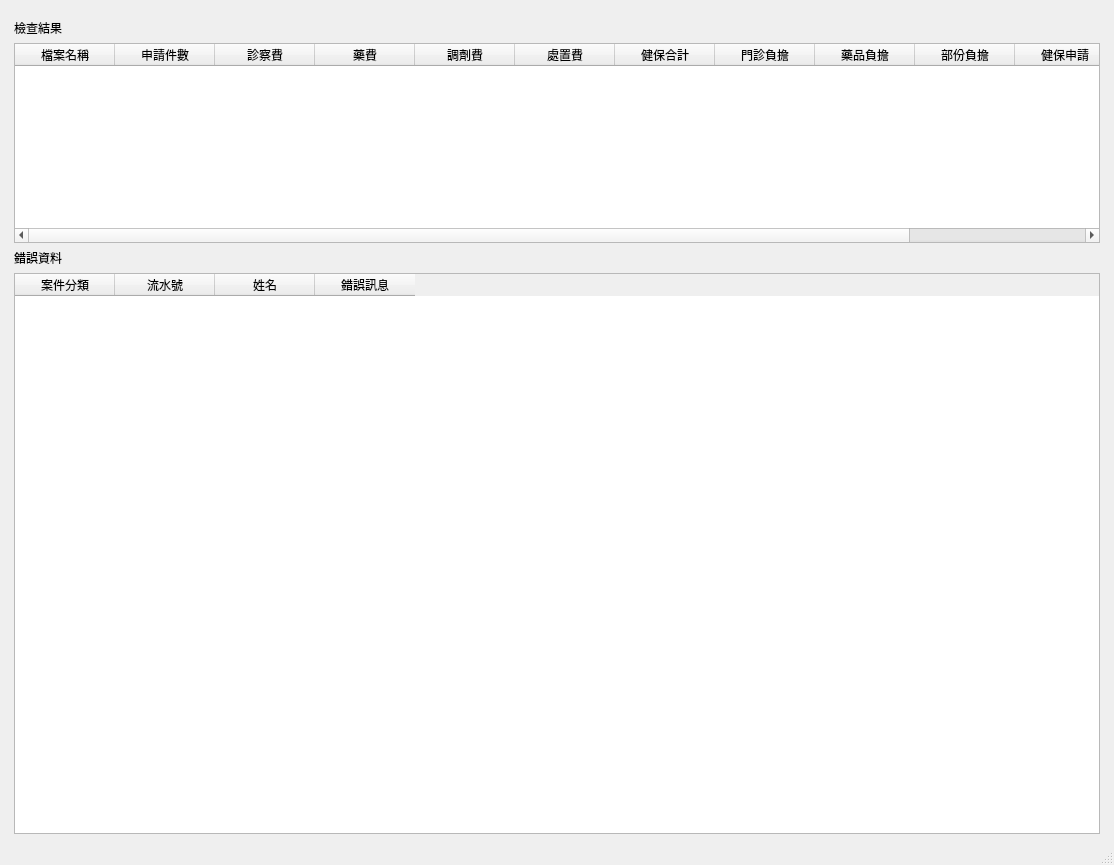
<?xml version="1.0" encoding="UTF-8"?>
<ui version="4.0">
 <class>WindowInsCheckApplyFee</class>
 <widget class="QMainWindow" name="WindowInsCheckApplyFee">
  <property name="geometry">
   <rect>
    <x>0</x>
    <y>0</y>
    <width>1114</width>
    <height>865</height>
   </rect>
  </property>
  <property name="windowTitle">
   <string>醫療費用申報總表</string>
  </property>
  <widget class="QWidget" name="centralwidget">
   <layout class="QHBoxLayout" name="horizontalLayout">
    <item>
     <layout class="QVBoxLayout" name="verticalLayout">
      <property name="leftMargin">
       <number>5</number>
      </property>
      <property name="topMargin">
       <number>10</number>
      </property>
      <property name="rightMargin">
       <number>5</number>
      </property>
      <item>
       <widget class="QLabel" name="label">
        <property name="text">
         <string>檢查結果</string>
        </property>
       </widget>
      </item>
      <item>
       <widget class="QTableWidget" name="tableWidget_xml">
        <property name="maximumSize">
         <size>
          <width>16777215</width>
          <height>200</height>
         </size>
        </property>
        <column>
         <property name="text">
          <string>檔案名稱</string>
         </property>
        </column>
        <column>
         <property name="text">
          <string>申請件數</string>
         </property>
        </column>
        <column>
         <property name="text">
          <string>診察費</string>
         </property>
        </column>
        <column>
         <property name="text">
          <string>藥費</string>
         </property>
        </column>
        <column>
         <property name="text">
          <string>調劑費</string>
         </property>
        </column>
        <column>
         <property name="text">
          <string>處置費</string>
         </property>
        </column>
        <column>
         <property name="text">
          <string>健保合計</string>
         </property>
        </column>
        <column>
         <property name="text">
          <string>門診負擔</string>
         </property>
        </column>
        <column>
         <property name="text">
          <string>藥品負擔</string>
         </property>
        </column>
        <column>
         <property name="text">
          <string>部份負擔</string>
         </property>
        </column>
        <column>
         <property name="text">
          <string>健保申請</string>
         </property>
        </column>
        <column>
         <property name="text">
          <string>代辦費</string>
         </property>
        </column>
       </widget>
      </item>
      <item>
       <widget class="QLabel" name="label_2">
        <property name="text">
         <string>錯誤資料</string>
        </property>
       </widget>
      </item>
      <item>
       <widget class="QTableWidget" name="tableWidget_error_message">
        <property name="editTriggers">
         <set>QAbstractItemView::NoEditTriggers</set>
        </property>
        <property name="alternatingRowColors">
         <bool>true</bool>
        </property>
        <property name="selectionMode">
         <enum>QAbstractItemView::SingleSelection</enum>
        </property>
        <property name="selectionBehavior">
         <enum>QAbstractItemView::SelectRows</enum>
        </property>
        <column>
         <property name="text">
          <string>案件分類</string>
         </property>
        </column>
        <column>
         <property name="text">
          <string>流水號</string>
         </property>
        </column>
        <column>
         <property name="text">
          <string>姓名</string>
         </property>
        </column>
        <column>
         <property name="text">
          <string>錯誤訊息</string>
         </property>
        </column>
       </widget>
      </item>
     </layout>
    </item>
   </layout>
  </widget>
  <widget class="QStatusBar" name="statusbar"/>
  <widget class="QMenuBar" name="menubar">
   <property name="geometry">
    <rect>
     <x>0</x>
     <y>0</y>
     <width>1114</width>
     <height>32</height>
    </rect>
   </property>
  </widget>
 </widget>
 <resources/>
 <connections/>
</ui>
